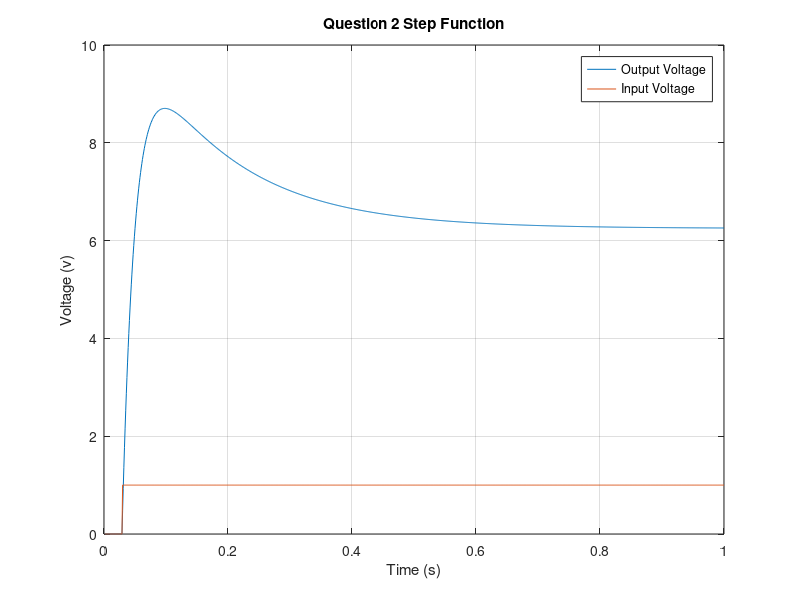
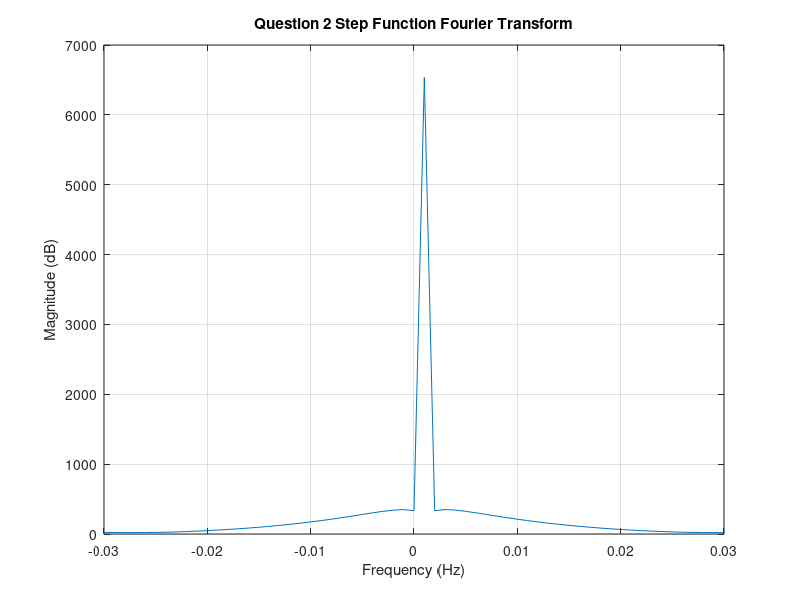
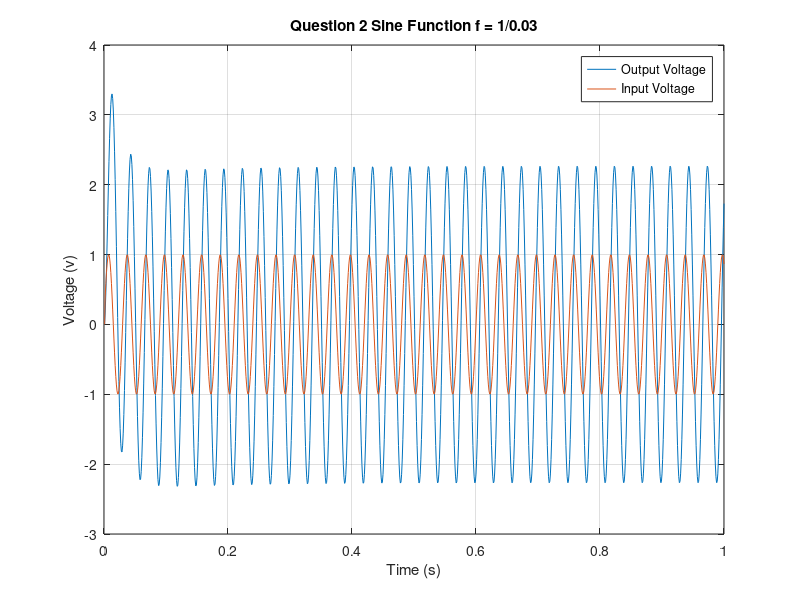
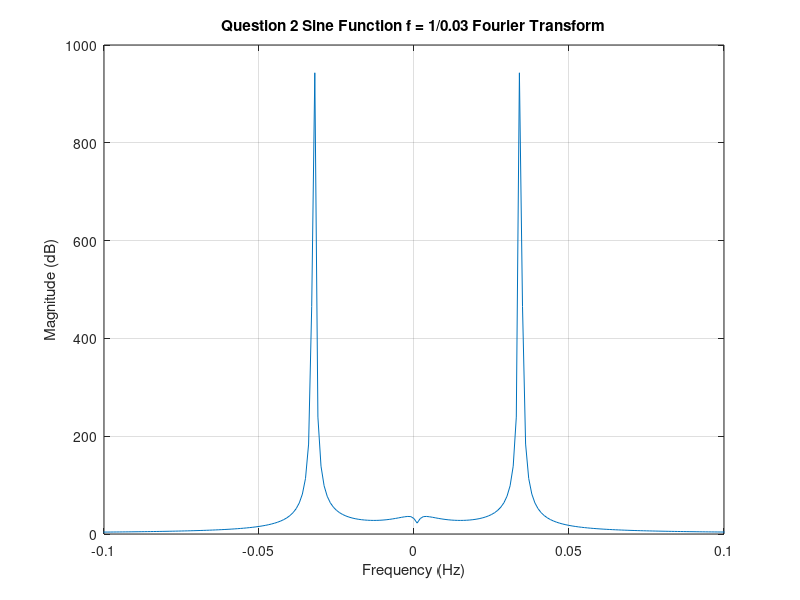

Here is the MATLAB script that generated these plots, in order:
%% ELEC 4700 Assignment 4 Question 2
% Andrew Branicki 100973961

disp('Question 2 a) We can see from the frequency response plot in the MNPA that this is a low pass filter circuit.')
disp('As the frequency increases, the inductor will resist the change in current (it will start to block current) and the capacitor will create a parallel resistance with the resistor.')
disp('Question 2 b) The expected frequency response would be a constant gain at low frequencies, and then a -3 dB cutoff at the specific cutoff frequency (fc = 1/(2piRC)) with a drop in gain after that.')

R1 = 1;
Cap = 0.25;
R2 =  2;
L = 0.2;
R3 = 10;
alpha = 100;
R4 = 0.1;
RO = 1000;

G = [
    1.0000   -1.0000         0         0         0         0         0    1.0000    ;
   -1.0000    1.5000         0         0         0    1.0000         0         0    ;
         0         0    0.1000         0         0   -1.0000         0         0    ;
         0         0         0   10.0000  -10.0000         0    1.0000         0    ;
         0         0         0  -10.0000   10.0010         0         0         0    ;
         0    1.0000   -1.0000         0         0         0         0         0    ;
         0         0  -10.0000    1.0000         0         0         0         0    ;
    1.0000         0         0         0         0         0         0         0    ;
    ];
    
C = [
       Cap      -Cap         0         0         0         0         0         0    ;
      -Cap       Cap         0         0         0         0         0         0    ;
         0         0         0         0         0         0         0         0    ;
         0         0         0         0         0         0         0         0    ;
         0         0         0         0         0         0         0         0    ;
         0         0         0         0         0        -L         0         0    ;
         0         0         0         0         0         0         0         0    ;
         0         0         0         0         0         0         0         0    ;
    ];

F = [
    0   ;
    0   ;
    0   ;
    0   ;
    0   ;
    0   ;
    0   ;
    0   ;
    ];

disp('QUESTION 2 G and C matrices:')
disp(G)
disp(C)

time = 1;
timestep = 1000;
delta = time/timestep;

% -----------------------------------------------------------------------
% STEP FUNCTION
% -----------------------------------------------------------------------
F_List = zeros(8,1,timestep);
% At 0.03s we need to set it to 1
F_List(8,1,30:timestep) = 1;

V_List = zeros(8,1,timestep);

% Set up a bunch of matrices containing the voltage value for each timestep
for counter = 2:1:timestep
    e = C/delta + G;
    V_List(:,:,counter) = e\(C*V_List(:,:,counter-1)/delta +F_List(:,:,counter));
end

% Save our input and output voltages in new matrices for plotting
V_Out_List_1(1,:) = V_List(5,1,:);
V_In_List_1(1,:) = V_List(1,1,:);

% Plot it up
figure(4)
plot((1:timestep).*delta, V_Out_List_1(1,:))
hold on
plot((1:timestep).*delta, V_In_List_1(1,:))
title('Question 2 Step Function')
xlabel('Time (s)')
ylabel('Voltage (v)')
grid on
legend('Output Voltage','Input Voltage')

% Fourier Transform
figure(5)
FF = abs(fftshift(fft(V_Out_List_1(1,:))));
plot(((1:length(FF))/timestep)-0.5,FF)
xlim([-0.03 0.03])
xlabel('Frequency (Hz)')
ylabel('Magnitude (dB)')
grid on
title('Question 2 Step Function Fourier Transform')

% -----------------------------------------------------------------------
% SINE FUNCTION
% -----------------------------------------------------------------------
f1 = 1/0.03;
f2 = 1/0.1;
f3 = 1/0.5;
% Set up the list as before
F_List_1 = zeros(8,1,timestep);
F_List_2 = zeros(8,1,timestep);
F_List_3 = zeros(8,1,timestep);

% This time it's not a step function so we will need to populate input
% voltage a bit differently using the given sine function
for counter = 1:1:timestep
    F_List_1(8,1,counter) = sin(2*pi*f1*counter*delta);
    F_List_2(8,1,counter) = sin(2*pi*f2*counter*delta);
    F_List_3(8,1,counter) = sin(2*pi*f3*counter*delta);
end

V_List_1 = zeros(8,1,timestep);
V_List_2 = zeros(8,1,timestep);
V_List_3 = zeros(8,1,timestep);

% Set up a bunch of matrices containing the voltage value for each timestep
for counter = 2:1:timestep
    e = C/delta + G;
    V_List_1(:,:,counter) = e\(C*V_List_1(:,:,counter-1)/delta +F_List_1(:,:,counter));
    V_List_2(:,:,counter) = e\(C*V_List_2(:,:,counter-1)/delta +F_List_2(:,:,counter));
    V_List_3(:,:,counter) = e\(C*V_List_3(:,:,counter-1)/delta +F_List_3(:,:,counter));
end

% Save our input and output voltages in new matrices for plotting
% Freq 1
V_Out_List_1(1,:) = V_List_1(5,1,:);
V_In_List_1(1,:) = V_List_1(1,1,:);
% Freq 2
V_Out_List_2(1,:) = V_List_2(5,1,:);
V_In_List_2(1,:) = V_List_2(1,1,:);
% Freq 3
V_Out_List_3(1,:) = V_List_3(5,1,:);
V_In_List_3(1,:) = V_List_3(1,1,:);

% Plot it up
figure(6)
plot((1:timestep).*delta, V_Out_List_1(1,:))
hold on
plot((1:timestep).*delta, V_In_List_1(1,:))
title('Question 2 Sine Function f = 1/0.03')
xlabel('Time (s)')
ylabel('Voltage (v)')
grid on
legend('Output Voltage','Input Voltage')
hold off

% Fourier Transform
figure(7)
FF = abs(fftshift(fft(V_Out_List_1(1,:))));
plot(((1:length(FF))/timestep)-0.5,FF)
xlabel('Frequency (Hz)')
ylabel('Magnitude (dB)')
grid on
xlim([-0.1 0.1])
title('Question 2 Sine Function f = 1/0.03 Fourier Transform')

figure(8)
plot((1:timestep).*delta, V_Out_List_2(1,:))
hold on
plot((1:timestep).*delta, V_In_List_2(1,:))
title('Question 2 Sine Function f = 1/0.1')
xlabel('Time (s)')
ylabel('Voltage (v)')
grid on
legend('Output Voltage','Input Voltage')
hold off

figure(9)
plot((1:timestep).*delta, V_Out_List_3(1,:))
hold on
plot((1:timestep).*delta, V_In_List_3(1,:))
title('Question 2 Sine Function f = 1/0.5')
xlabel('Time (s)')
ylabel('Voltage (v)')
grid on
legend('Output Voltage','Input Voltage')
hold off

disp('Question 2: SINE WAVE INPUT: We can see that at slower frequencies the gain of the circuit increases. We are able to get a larger voltage output.')

% -----------------------------------------------------------------------
% GAUSSIAN PULSE FUNCTION
% -----------------------------------------------------------------------
magnitude = 1;
std_dev = 0.03;
delay = 0.06;
% Set up the list as before
F_List = zeros(8,1,timestep);

% This time it's not a step function so we will need to populate input
% voltage a bit differently using the given sine function
for counter = 1:1:timestep
    F_List(8,1,counter) = exp(-((counter*delta - delay)/std_dev)^2);
end

V_List = zeros(8,1,timestep);

% Set up a bunch of matrices containing the voltage value for each timestep
for counter = 2:1:timestep
    e = C/delta + G;
    V_List(:,:,counter) = e\(C*V_List(:,:,counter-1)/delta +F_List(:,:,counter));
end

% Save our input and output voltages in new matrices for plotting
% Freq 1
V_Out_List(1,:) = V_List(5,1,:);
V_In_List(1,:) = V_List(1,1,:);

figure(10)
plot((1:timestep).*delta, V_Out_List(1,:))
hold on
plot((1:timestep).*delta, V_In_List(1,:))
title('Question 2 Gaussian Pulse Function')
xlabel('Time (s)')
ylabel('Voltage (v)')
grid on
legend('Output Voltage','Input Voltage')
hold off

% Fourier Transform
figure(11)
FF = abs(fftshift(fft(V_Out_List(1,:))));
plot(((1:length(FF))/timestep)-0.5,FF)
xlabel('Frequency (Hz)')
ylabel('Magnitude (dB)')
grid on
xlim([-0.03 0.03])
title('Question 2 Gaussian Pulse Function Fourier Transform')

disp('Question 2: Changing the time step changes how accurate the simulation is. With a larger time step we have less accurate simulations since we are getting less detail overall.')
